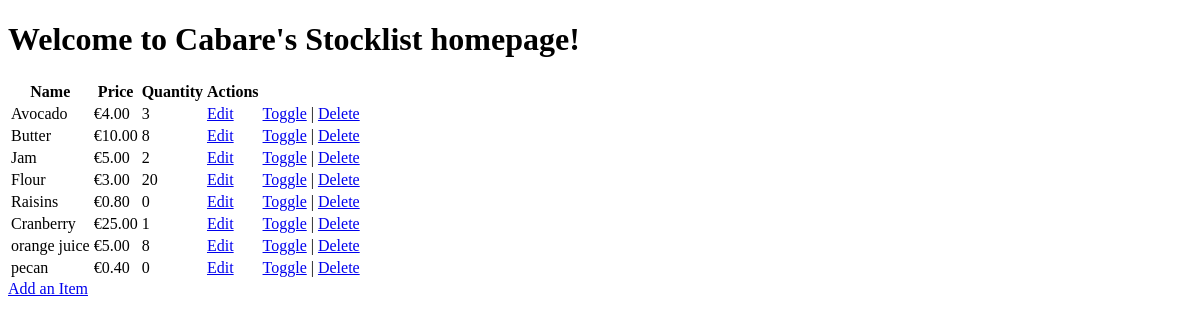
The app's page /, older data.
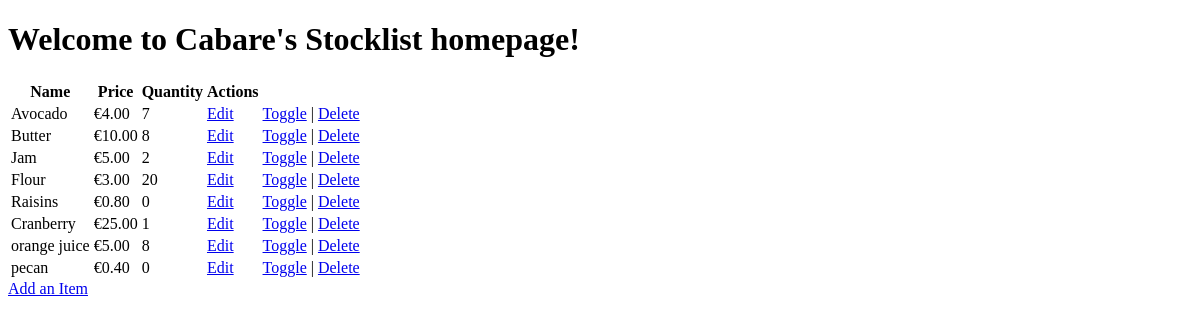
The same page, newer data.
### stocklist/models.py (models this page shows, shortened)
class Item(models.Model):
    name = models.CharField(max_length=200, null=False, blank=False)
    price = models.DecimalField(max_digits=10, decimal_places=2, null=False, blank=False)
    quantity = models.PositiveIntegerField(default=0)
    status = models.BooleanField(default=True)  # Add status field (True for active, False for inactive)

### stocklist/views.py (the view)
# urls.py: 2. Add a URL to urlpatterns:  path('', views.home, name='home')
def home(request):
    items = Item.objects.all()
    welcome_message = "Welcome to Cabare's Stocklist homepage!"
    context = {
        'welcome_message': welcome_message,
        'items': items,  # Provide the items queryset to be used in the template
    }
    return render(request, 'home.html', context)

### stocklist/templates/home.html (shortened to what this page needs)
<!DOCTYPE html>
<html>
  <head>
  </head>
    <h1>{{ welcome_message }}</h1>
    {% if items %}
      <table>
        <thead>
          <tr>
            <th>Name</th>
            <th>Price</th>
            <th>Quantity</th>
            <th>Actions</th>
          </tr>
        </thead>
        <tbody>
          {% for item in items %}
            <tr>
              <td>{{ item.name }}</td>
              <td>&euro;{{ item.price }}</td>
              <td>{{ item.quantity }}</td>
              <td><a href="{% url 'edit_item' item.id %}">Edit</a></td>
              <td>
                <a href="{% url 'toggle_item_status' item.id %}">Toggle</a> |
                <a href="{% url 'delete_item' item.id %}">Delete</a>
              </td>
            </tr>
          {% endfor %}
        </tbody>
      </table>
    {% else %}
      <p>No items available</p>
    {% endif %}
    <a href="/add">Add an Item</a>
  </body>
</html>

Row changes from the older to the newer data that the page shows:
changed Item "Avocado": quantity "3" → "7"
